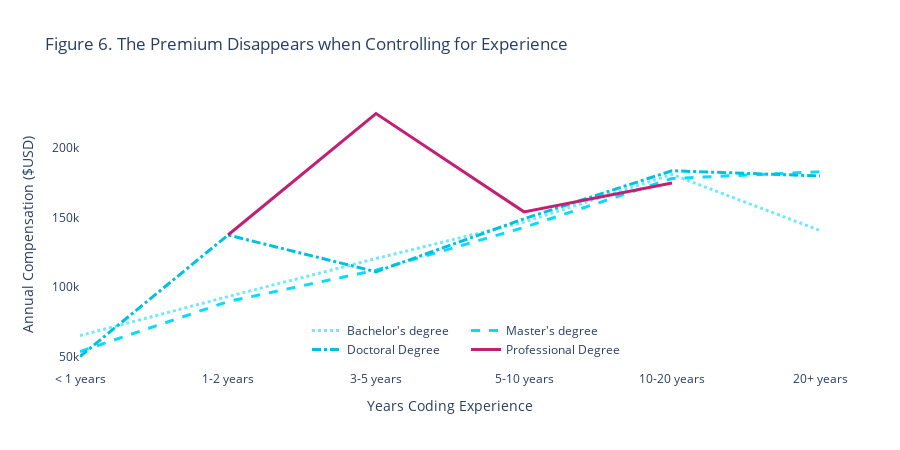

The code cell stored with this chart in its notebook:
### Markdown cell above
<div id="7"></div>

### Code cell
# (viz: The premium disappears when controlling for experience)

# show/hide functionality from https://stackoverflow.com/questions/31517194/how-to-hide-one-specific-cell-input-or-output-in-ipython-notebook
tag = HTML('''<script>
code_show=true; 
function code_toggle() {
    if (code_show){
        $('div.cell.code_cell.rendered.selected div.input').hide();
    } else {
        $('div.cell.code_cell.rendered.selected div.input').show();
    }
    code_show = !code_show
} 
$( document ).ready(code_toggle);
</script>
<a href="javascript:code_toggle()">show/hide my derivation of charts</a>''')
display(tag)

experience_list = ['< 1 years', '1-2 years', '3-5 years', '5-10 years', '10-20 years', '20+ years']

Some_College_List = []
Bachelors_List = []
Masters_List = []
Doctoral_List = []
Professional_List = []

def comp_by_age_calculator(x):                       #comp_by_age_calculator is a similar cumulative sum collector as the functions above,
    Some_College_Counter = 0                         #expect because there's a third dimension introduced it collects compensation for each
    Bachelors_Counter = 0                            #education category as it iterates through American_DS, and then for each experience
    Masters_Counter = 0                              #category it's mapped to it appends the avg. comp for each educ category to a final list
    Doctoral_Counter = 0                             #(above). 
    Professional_Counter = 0
    Some_College_Comp_Counter = 0
    Bachelors_Comp_Counter = 0
    Masters_Comp_Counter = 0
    Doctoral_Comp_Counter = 0
    Professional_Comp_Counter = 0
    
    for row in American_DS.itertuples():
        comp = 0
        if row[56] ==x:
            if not isinstance(row[21], float):
                y=row[21].split("-")
                if len(y) == 2:
                    if y[0][0] == '$':
                        y[0] = y[0][1]
                    comp = ((int(y[0].replace(",","")) + int(y[1].replace(",",""))) / 2)
                if len(y) == 1:
                    y = y[0][3:].replace(",","")
                    comp = int(y)
            if row[6] == 'Some college/university study without earning a bachelor’s degree':  
                Some_College_Counter += 1                                    #comp is calculated and then added to the appropriate
                Some_College_Comp_Counter += comp                            #counter based on each row's educational attainment
            elif row[6] == 'Bachelor’s degree':
                Bachelors_Counter += 1
                Bachelors_Comp_Counter += comp
            elif row[6] == 'Master’s degree':
                Masters_Counter += 1
                Masters_Comp_Counter += comp
            elif row[6] == 'Doctoral degree':
                Doctoral_Counter += 1
                Doctoral_Comp_Counter += comp
            elif row[6] == 'Professional degree':
                Professional_Counter += 1
                Professional_Comp_Counter += comp
    if Some_College_Counter != 0:                                           #not all educational categories have observations
        Some_College_List.append(Some_College_Comp_Counter / Some_College_Counter)   #for each level of experience, in which
    else:                                                                   #case 'None' is appended to the list to be fed to
        Some_College_List.append(None)                                      #the graphing object so the list retains the same
    if Bachelors_Counter != 0:                                              #length
        Bachelors_List.append(Bachelors_Comp_Counter / Bachelors_Counter)
    else:
        Bachelors_List.append(None)    
    if Masters_Counter != 0:
        Masters_List.append(Masters_Comp_Counter / Masters_Counter)
    else:
        Masters_List.append(None)
    if Doctoral_Counter != 0:
        Doctoral_List.append(Doctoral_Comp_Counter / Doctoral_Counter)
    else:
        Doctoral_List.append(None)
    if Professional_Counter != 0:
        Professional_List.append(Professional_Comp_Counter / Professional_Counter)
    else:
        Professional_List.append(None)
    
    return None

comp_by_educ_by_age = list(map(comp_by_age_calculator, experience_list))

###this section commented out was for calculating the premiums discussed in the section below.
#x = 0
#for i in range(5):
    #x += (Bachelors_List[i] - Doctoral_List[i])
#print(x / 5)

#y = 0
#for i in range(6):
    #y += (Bachelors_List[i] - Masters_List[i])
#print(y / 6)

#z = 0
#for i in range(1,3):
    #z += (Bachelors_List[i] - Professional_List[i])
#print(z / 2)
#############

fig = go.Figure()
fig.add_trace(go.Scatter(
    x=experience_list,
    y=Bachelors_List,
    name="Bachelor's degree",
    mode='lines',
    line=dict(color='#6EE9FF', width=3, dash='dot')
))
fig.add_trace(go.Scatter(
    x=experience_list,
    y=Masters_List,
    name="Master's degree",
    mode='lines',
    line=dict(color='#0BDAFF', width=3, dash='dash')
))
fig.add_trace(go.Scatter(
    x=experience_list,
    y=Doctoral_List,
    name="Doctoral Degree",
    mode='lines',
    line=dict(color='#00C0E1', width=3, dash='dashdot')
))
fig.add_trace(go.Scatter(
    x=experience_list,
    y=Professional_List,
    name="Professional Degree",
    mode='lines',
    line=dict(color='#C12173', width=3)
))

fig.update_layout(title='Figure 6. The Premium Disappears when Controlling for Experience',
                 yaxis=dict(title='Annual Compensation ($USD)'),
                 xaxis=dict(title='Years Coding Experience'),
                 height=450,
                 width=900,
                 legend=dict(orientation='h', x=0.5, y=0.2),
                 plot_bgcolor='#fff')

### Figure 1 — Plotly figure (JSON) as saved in the notebook; plotly's stock layout.template omitted (floating-point values rounded to 4 significant figures)
{"data": [{"line": {"color": "#6EE9FF", "dash": "dot", "width": 3}, "mode": "lines", "name": "Bachelor's degree", "type": "scatter", "x": ["< 1 years", "1-2 years", "3-5 years", "5-10 years", "10-20 years", "20+ years"], "y": [65000.0, 93170.0, 120500.0, 146800.0, 181100.0, 140700.0]}, {"line": {"color": "#0BDAFF", "dash": "dash", "width": 3}, "mode": "lines", "name": "Master's degree", "type": "scatter", "x": ["< 1 years", "1-2 years", "3-5 years", "5-10 years", "10-20 years", "20+ years"], "y": [53580.0, 89590.0, 112200.0, 142900.0, 178200.0, 183000.0]}, {"line": {"color": "#00C0E1", "dash": "dashdot", "width": 3}, "mode": "lines", "name": "Doctoral Degree", "type": "scatter", "x": ["< 1 years", "1-2 years", "3-5 years", "5-10 years", "10-20 years", "20+ years"], "y": [50000.0, 137500.0, 111000.0, 149200.0, 183800.0, 180000.0]}, {"line": {"color": "#C12173", "width": 3}, "mode": "lines", "name": "Professional Degree", "type": "scatter", "x": ["< 1 years", "1-2 years", "3-5 years", "5-10 years", "10-20 years", "20+ years"], "y": [null, 137500.0, 225000.0, 154200.0, 175000.0, null]}], "layout": {"height": 450, "legend": {"orientation": "h", "x": 0.5, "y": 0.2}, "plot_bgcolor": "#fff", "title": {"text": "Figure 6. The Premium Disappears when Controlling for Experience"}, "width": 900, "xaxis": {"title": {"text": "Years Coding Experience"}}, "yaxis": {"title": {"text": "Annual Compensation ($USD)"}}}}
